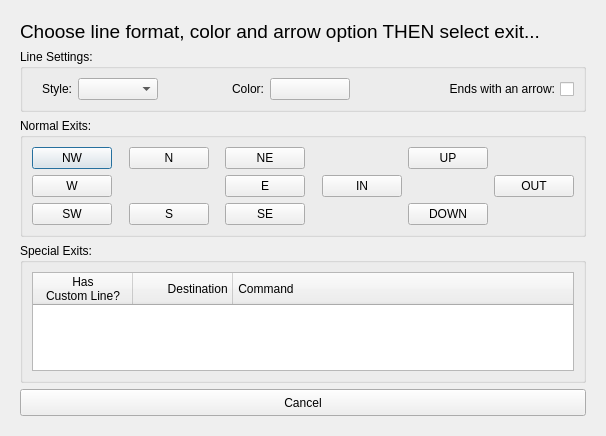
<?xml version="1.0" encoding="UTF-8"?>
<ui version="4.0">
 <class>roomExits</class>
 <widget class="QDialog" name="roomExits">
  <property name="geometry">
   <rect>
    <x>0</x>
    <y>0</y>
    <width>606</width>
    <height>427</height>
   </rect>
  </property>
  <property name="windowTitle">
   <string>Custom Line selection</string>
  </property>
  <property name="windowIcon">
   <iconset resource="../mudlet_alpha.qrc">
    <normaloff>:/icons/mudlet_custom_exit.png</normaloff>:/icons/mudlet_custom_exit.png</iconset>
  </property>
  <layout class="QGridLayout" name="gridLayout_3">
   <item row="0" column="0">
    <widget class="QFrame" name="frame_all">
     <layout class="QGridLayout" name="gridLayout_2">
      <item row="3" column="0">
       <widget class="QGroupBox" name="groupBox_specialExits">
        <property name="sizePolicy">
         <sizepolicy hsizetype="Expanding" vsizetype="Expanding">
          <horstretch>0</horstretch>
          <verstretch>0</verstretch>
         </sizepolicy>
        </property>
        <property name="minimumSize">
         <size>
          <width>0</width>
          <height>140</height>
         </size>
        </property>
        <property name="toolTip">
         <string>Select a special exit to commence drawing a line for it, the first column is checked if the exit already has such a custom line.</string>
        </property>
        <property name="title">
         <string>Special Exits:</string>
        </property>
        <layout class="QGridLayout" name="gridLayout_4">
         <item row="0" column="0">
          <widget class="QTreeWidget" name="specialExits">
           <property name="sizePolicy">
            <sizepolicy hsizetype="Expanding" vsizetype="Expanding">
             <horstretch>0</horstretch>
             <verstretch>0</verstretch>
            </sizepolicy>
           </property>
           <property name="minimumSize">
            <size>
             <width>0</width>
             <height>80</height>
            </size>
           </property>
           <property name="sizeIncrement">
            <size>
             <width>1</width>
             <height>10</height>
            </size>
           </property>
           <property name="cursor" stdset="0">
            <cursorShape>PointingHandCursor</cursorShape>
           </property>
           <property name="layoutDirection">
            <enum>Qt::LeftToRight</enum>
           </property>
           <property name="alternatingRowColors">
            <bool>true</bool>
           </property>
           <property name="uniformRowHeights">
            <bool>true</bool>
           </property>
           <property name="allColumnsShowFocus">
            <bool>true</bool>
           </property>
           <property name="wordWrap">
            <bool>true</bool>
           </property>
           <property name="columnCount">
            <number>3</number>
           </property>
           <attribute name="headerDefaultSectionSize">
            <number>100</number>
           </attribute>
           <attribute name="headerMinimumSectionSize">
            <number>100</number>
           </attribute>
           <column>
            <property name="text">
             <string>Has
Custom Line?</string>
            </property>
            <property name="toolTip">
             <string>Indicates if there is already a custom line for this special exit, will be replaced if the exit is selected.</string>
            </property>
            <property name="textAlignment">
             <set>AlignHCenter|AlignVCenter|AlignCenter</set>
            </property>
           </column>
           <column>
            <property name="text">
             <string> Destination </string>
            </property>
            <property name="toolTip">
             <string>The room this special exit leads to.</string>
            </property>
            <property name="textAlignment">
             <set>AlignRight|AlignVCenter</set>
            </property>
           </column>
           <column>
            <property name="text">
             <string> Command</string>
            </property>
            <property name="toolTip">
             <string>The command or LUA script that goes to the given room.</string>
            </property>
           </column>
          </widget>
         </item>
        </layout>
       </widget>
      </item>
      <item row="0" column="0" alignment="Qt::AlignLeft">
       <widget class="QLabel" name="label_guidance">
        <property name="enabled">
         <bool>true</bool>
        </property>
        <property name="sizePolicy">
         <sizepolicy hsizetype="Expanding" vsizetype="Fixed">
          <horstretch>0</horstretch>
          <verstretch>0</verstretch>
         </sizepolicy>
        </property>
        <property name="font">
         <font>
          <pointsize>14</pointsize>
         </font>
        </property>
        <property name="autoFillBackground">
         <bool>false</bool>
        </property>
        <property name="text">
         <string>Choose line format, color and arrow option THEN select exit...</string>
        </property>
        <property name="tooltip" stdset="0">
         <string>Selecting an exit immediately proceeds to drawing the first line segment from the centre point of the room.</string>
        </property>
       </widget>
      </item>
      <item row="2" column="0">
       <widget class="QGroupBox" name="groupBox_normalExits">
        <property name="sizePolicy">
         <sizepolicy hsizetype="Expanding" vsizetype="Expanding">
          <horstretch>0</horstretch>
          <verstretch>0</verstretch>
         </sizepolicy>
        </property>
        <property name="toolTip">
         <string>Select a normal exit to commence drawing a line for it, buttons are shown depressed if they already have such a custom line and disabled if there is not exit in that direction.</string>
        </property>
        <property name="title">
         <string>Normal Exits:</string>
        </property>
        <layout class="QGridLayout" name="gridLayout">
         <item row="0" column="0">
          <spacer name="horizontalSpacer_intra_normalExits_9">
           <property name="orientation">
            <enum>Qt::Horizontal</enum>
           </property>
           <property name="sizeHint" stdset="0">
            <size>
             <width>0</width>
             <height>22</height>
            </size>
           </property>
          </spacer>
         </item>
         <item row="0" column="1">
          <widget class="QPushButton" name="nw">
           <property name="cursor">
            <cursorShape>PointingHandCursor</cursorShape>
           </property>
           <property name="text">
            <string>NW</string>
           </property>
          </widget>
         </item>
         <item row="0" column="2">
          <spacer name="horizontalSpacer_intra_normalExits_3">
           <property name="orientation">
            <enum>Qt::Horizontal</enum>
           </property>
           <property name="sizeHint" stdset="0">
            <size>
             <width>80</width>
             <height>22</height>
            </size>
           </property>
          </spacer>
         </item>
         <item row="0" column="3">
          <widget class="QPushButton" name="n">
           <property name="cursor">
            <cursorShape>PointingHandCursor</cursorShape>
           </property>
           <property name="text">
            <string>N</string>
           </property>
          </widget>
         </item>
         <item row="0" column="4">
          <spacer name="horizontalSpacer_intra_normalExits_2">
           <property name="orientation">
            <enum>Qt::Horizontal</enum>
           </property>
           <property name="sizeHint" stdset="0">
            <size>
             <width>80</width>
             <height>22</height>
            </size>
           </property>
          </spacer>
         </item>
         <item row="0" column="5">
          <widget class="QPushButton" name="ne">
           <property name="cursor">
            <cursorShape>PointingHandCursor</cursorShape>
           </property>
           <property name="text">
            <string>NE</string>
           </property>
          </widget>
         </item>
         <item row="0" column="6">
          <spacer name="horizontalSpacer_intra_normalExits_6">
           <property name="orientation">
            <enum>Qt::Horizontal</enum>
           </property>
           <property name="sizeHint" stdset="0">
            <size>
             <width>80</width>
             <height>22</height>
            </size>
           </property>
          </spacer>
         </item>
         <item row="0" column="7">
          <spacer name="horizontalSpacer_intra_normalExits_7">
           <property name="orientation">
            <enum>Qt::Horizontal</enum>
           </property>
           <property name="sizeType">
            <enum>QSizePolicy::Fixed</enum>
           </property>
           <property name="sizeHint" stdset="0">
            <size>
             <width>80</width>
             <height>22</height>
            </size>
           </property>
          </spacer>
         </item>
         <item row="0" column="8">
          <widget class="QPushButton" name="up">
           <property name="cursor">
            <cursorShape>PointingHandCursor</cursorShape>
           </property>
           <property name="text">
            <string>UP</string>
           </property>
          </widget>
         </item>
         <item row="0" column="9">
          <spacer name="horizontalSpacer_intra_normalExits_8">
           <property name="orientation">
            <enum>Qt::Horizontal</enum>
           </property>
           <property name="sizeType">
            <enum>QSizePolicy::Fixed</enum>
           </property>
           <property name="sizeHint" stdset="0">
            <size>
             <width>80</width>
             <height>22</height>
            </size>
           </property>
          </spacer>
         </item>
         <item row="0" column="10">
          <spacer name="horizontalSpacer_intra_normalExits_10">
           <property name="orientation">
            <enum>Qt::Horizontal</enum>
           </property>
           <property name="sizeHint" stdset="0">
            <size>
             <width>0</width>
             <height>22</height>
            </size>
           </property>
          </spacer>
         </item>
         <item row="1" column="1">
          <widget class="QPushButton" name="w">
           <property name="cursor">
            <cursorShape>PointingHandCursor</cursorShape>
           </property>
           <property name="text">
            <string>W</string>
           </property>
          </widget>
         </item>
         <item row="1" column="5">
          <widget class="QPushButton" name="e">
           <property name="cursor">
            <cursorShape>PointingHandCursor</cursorShape>
           </property>
           <property name="text">
            <string>E</string>
           </property>
          </widget>
         </item>
         <item row="1" column="7">
          <widget class="QPushButton" name="in">
           <property name="cursor">
            <cursorShape>PointingHandCursor</cursorShape>
           </property>
           <property name="text">
            <string>IN</string>
           </property>
          </widget>
         </item>
         <item row="1" column="8">
          <spacer name="horizontalSpacer_intra_normalExits_5">
           <property name="orientation">
            <enum>Qt::Horizontal</enum>
           </property>
           <property name="sizeType">
            <enum>QSizePolicy::Fixed</enum>
           </property>
           <property name="sizeHint" stdset="0">
            <size>
             <width>80</width>
             <height>22</height>
            </size>
           </property>
          </spacer>
         </item>
         <item row="1" column="9">
          <widget class="QPushButton" name="out">
           <property name="cursor">
            <cursorShape>PointingHandCursor</cursorShape>
           </property>
           <property name="text">
            <string>OUT</string>
           </property>
          </widget>
         </item>
         <item row="2" column="1">
          <widget class="QPushButton" name="sw">
           <property name="cursor">
            <cursorShape>PointingHandCursor</cursorShape>
           </property>
           <property name="text">
            <string>SW</string>
           </property>
          </widget>
         </item>
         <item row="2" column="3">
          <widget class="QPushButton" name="s">
           <property name="cursor">
            <cursorShape>PointingHandCursor</cursorShape>
           </property>
           <property name="text">
            <string>S</string>
           </property>
          </widget>
         </item>
         <item row="2" column="5">
          <widget class="QPushButton" name="se">
           <property name="cursor">
            <cursorShape>PointingHandCursor</cursorShape>
           </property>
           <property name="text">
            <string>SE</string>
           </property>
          </widget>
         </item>
         <item row="2" column="8">
          <widget class="QPushButton" name="down">
           <property name="cursor">
            <cursorShape>PointingHandCursor</cursorShape>
           </property>
           <property name="text">
            <string>DOWN</string>
           </property>
          </widget>
         </item>
        </layout>
       </widget>
      </item>
      <item row="1" column="0">
       <widget class="QGroupBox" name="groupBox_settings">
        <property name="sizePolicy">
         <sizepolicy hsizetype="Expanding" vsizetype="Fixed">
          <horstretch>0</horstretch>
          <verstretch>0</verstretch>
         </sizepolicy>
        </property>
        <property name="toolTip">
         <string>Select Style, Color and whether to end the line with an arrow head BEFORE then choosing the exit to draw the line for...</string>
        </property>
        <property name="title">
         <string>Line Settings:</string>
        </property>
        <layout class="QGridLayout" name="gridLayout_style">
         <item row="0" column="3">
          <spacer name="horizontalSpacer_intra_normalExits">
           <property name="orientation">
            <enum>Qt::Horizontal</enum>
           </property>
           <property name="sizeHint" stdset="0">
            <size>
             <width>80</width>
             <height>22</height>
            </size>
           </property>
          </spacer>
         </item>
         <item row="0" column="8">
          <widget class="QCheckBox" name="arrow">
           <property name="minimumSize">
            <size>
             <width>160</width>
             <height>0</height>
            </size>
           </property>
           <property name="sizeIncrement">
            <size>
             <width>0</width>
             <height>0</height>
            </size>
           </property>
           <property name="layoutDirection">
            <enum>Qt::RightToLeft</enum>
           </property>
           <property name="text">
            <string>Ends with an arrow:</string>
           </property>
          </widget>
         </item>
         <item row="0" column="0">
          <widget class="QLabel" name="label_2">
           <property name="minimumSize">
            <size>
             <width>40</width>
             <height>0</height>
            </size>
           </property>
           <property name="text">
            <string>Style:</string>
           </property>
           <property name="alignment">
            <set>Qt::AlignRight|Qt::AlignTrailing|Qt::AlignVCenter</set>
           </property>
          </widget>
         </item>
         <item row="0" column="4">
          <widget class="QLabel" name="label_3">
           <property name="minimumSize">
            <size>
             <width>40</width>
             <height>0</height>
            </size>
           </property>
           <property name="text">
            <string>Color:</string>
           </property>
           <property name="alignment">
            <set>Qt::AlignRight|Qt::AlignTrailing|Qt::AlignVCenter</set>
           </property>
          </widget>
         </item>
         <item row="0" column="6">
          <widget class="QPushButton" name="lineColor">
           <property name="minimumSize">
            <size>
             <width>80</width>
             <height>0</height>
            </size>
           </property>
           <property name="cursor">
            <cursorShape>PointingHandCursor</cursorShape>
           </property>
           <property name="text">
            <string/>
           </property>
          </widget>
         </item>
         <item row="0" column="1" colspan="2">
          <widget class="QComboBox" name="lineStyle">
           <property name="minimumSize">
            <size>
             <width>80</width>
             <height>0</height>
            </size>
           </property>
           <property name="cursor">
            <cursorShape>PointingHandCursor</cursorShape>
           </property>
          </widget>
         </item>
         <item row="0" column="7">
          <spacer name="horizontalSpacer_intra_normalExits_4">
           <property name="orientation">
            <enum>Qt::Horizontal</enum>
           </property>
           <property name="sizeHint" stdset="0">
            <size>
             <width>77</width>
             <height>11</height>
            </size>
           </property>
          </spacer>
         </item>
        </layout>
       </widget>
      </item>
      <item row="4" column="0">
       <widget class="QPushButton" name="button_cancel">
        <property name="sizePolicy">
         <sizepolicy hsizetype="Minimum" vsizetype="Fixed">
          <horstretch>0</horstretch>
          <verstretch>0</verstretch>
         </sizepolicy>
        </property>
        <property name="minimumSize">
         <size>
          <width>85</width>
          <height>27</height>
         </size>
        </property>
        <property name="toolTip">
         <string>To remove a custom line, cancel this dialog,
select the line and right-click to obtain a &quot;delete&quot; option.</string>
        </property>
        <property name="layoutDirection">
         <enum>Qt::RightToLeft</enum>
        </property>
        <property name="text">
         <string>Cancel</string>
        </property>
        <property name="checked">
         <bool>false</bool>
        </property>
       </widget>
      </item>
     </layout>
    </widget>
   </item>
  </layout>
 </widget>
 <tabstops>
  <tabstop>button_cancel</tabstop>
  <tabstop>lineStyle</tabstop>
  <tabstop>lineColor</tabstop>
  <tabstop>arrow</tabstop>
  <tabstop>n</tabstop>
  <tabstop>e</tabstop>
  <tabstop>s</tabstop>
  <tabstop>w</tabstop>
  <tabstop>up</tabstop>
  <tabstop>down</tabstop>
  <tabstop>ne</tabstop>
  <tabstop>se</tabstop>
  <tabstop>sw</tabstop>
  <tabstop>nw</tabstop>
  <tabstop>in</tabstop>
  <tabstop>out</tabstop>
 </tabstops>
 <resources>
  <include location="../mudlet_alpha.qrc"/>
 </resources>
 <connections/>
</ui>
